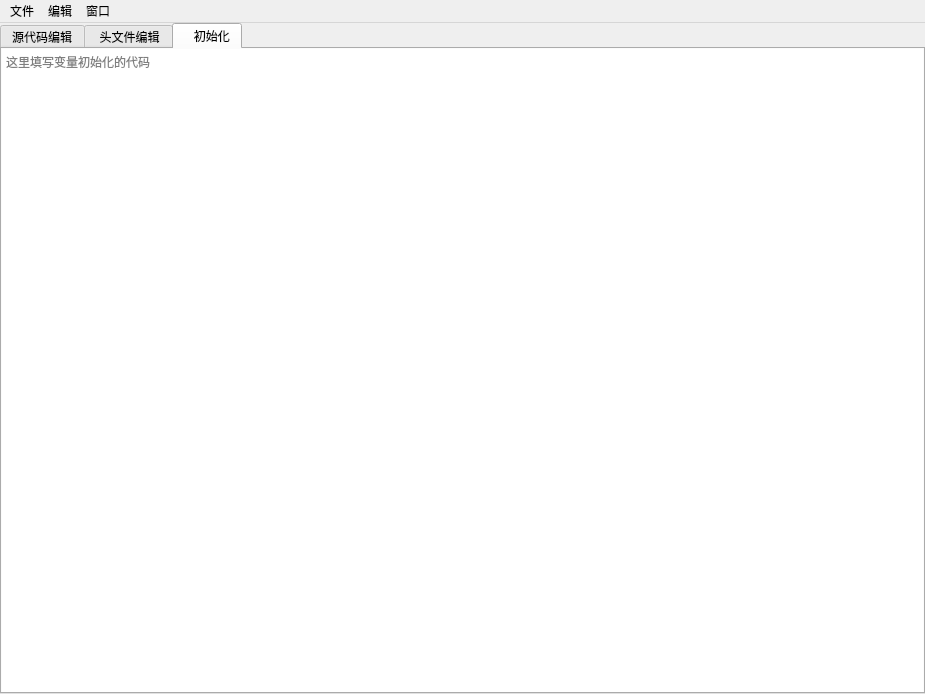
<?xml version="1.0" encoding="UTF-8"?>
<ui version="4.0">
 <class>CodeWindow</class>
 <widget class="QMainWindow" name="CodeWindow">
  <property name="geometry">
   <rect>
    <x>0</x>
    <y>0</y>
    <width>925</width>
    <height>694</height>
   </rect>
  </property>
  <property name="windowTitle">
   <string>MainWindow</string>
  </property>
  <property name="styleSheet">
   <string notr="true">border：1px solid gray;</string>
  </property>
  <widget class="QWidget" name="centralwidget">
   <layout class="QGridLayout" name="gridLayout">
    <property name="leftMargin">
     <number>0</number>
    </property>
    <property name="topMargin">
     <number>0</number>
    </property>
    <property name="rightMargin">
     <number>0</number>
    </property>
    <property name="bottomMargin">
     <number>0</number>
    </property>
    <property name="spacing">
     <number>0</number>
    </property>
    <item row="0" column="0">
     <widget class="QTabWidget" name="tabWidget">
      <property name="currentIndex">
       <number>2</number>
      </property>
      <widget class="QWidget" name="tab">
       <attribute name="title">
        <string>源代码编辑</string>
       </attribute>
       <layout class="QGridLayout" name="gridLayout_2">
        <property name="leftMargin">
         <number>0</number>
        </property>
        <property name="topMargin">
         <number>0</number>
        </property>
        <property name="rightMargin">
         <number>0</number>
        </property>
        <property name="bottomMargin">
         <number>0</number>
        </property>
        <property name="spacing">
         <number>0</number>
        </property>
        <item row="0" column="0">
         <widget class="AlgoCodeEdit" name="plainTextEdit">
          <property name="frameShape">
           <enum>QFrame::NoFrame</enum>
          </property>
          <property name="frameShadow">
           <enum>QFrame::Plain</enum>
          </property>
          <property name="lineWidth">
           <number>1</number>
          </property>
         </widget>
        </item>
       </layout>
      </widget>
      <widget class="QWidget" name="tab_2">
       <attribute name="title">
        <string> 头文件编辑</string>
       </attribute>
       <layout class="QGridLayout" name="gridLayout_3">
        <property name="leftMargin">
         <number>0</number>
        </property>
        <property name="topMargin">
         <number>0</number>
        </property>
        <property name="rightMargin">
         <number>0</number>
        </property>
        <property name="bottomMargin">
         <number>0</number>
        </property>
        <property name="spacing">
         <number>0</number>
        </property>
        <item row="0" column="0">
         <widget class="AlgoCodeEdit" name="plainTextEdit_2">
          <property name="frameShape">
           <enum>QFrame::NoFrame</enum>
          </property>
          <property name="frameShadow">
           <enum>QFrame::Plain</enum>
          </property>
          <property name="lineWidth">
           <number>1</number>
          </property>
         </widget>
        </item>
       </layout>
      </widget>
      <widget class="QWidget" name="tab_3">
       <attribute name="title">
        <string>   初始化</string>
       </attribute>
       <layout class="QGridLayout" name="gridLayout_4">
        <property name="leftMargin">
         <number>0</number>
        </property>
        <property name="topMargin">
         <number>0</number>
        </property>
        <property name="rightMargin">
         <number>0</number>
        </property>
        <property name="bottomMargin">
         <number>0</number>
        </property>
        <property name="spacing">
         <number>0</number>
        </property>
        <item row="0" column="0">
         <widget class="AlgoCodeEdit" name="plainTextEdit_3">
          <property name="frameShape">
           <enum>QFrame::NoFrame</enum>
          </property>
          <property name="frameShadow">
           <enum>QFrame::Plain</enum>
          </property>
          <property name="placeholderText">
           <string>这里填写变量初始化的代码</string>
          </property>
         </widget>
        </item>
       </layout>
      </widget>
     </widget>
    </item>
   </layout>
  </widget>
  <widget class="QMenuBar" name="menubar">
   <property name="geometry">
    <rect>
     <x>0</x>
     <y>0</y>
     <width>925</width>
     <height>22</height>
    </rect>
   </property>
   <widget class="QMenu" name="menu">
    <property name="title">
     <string>文件</string>
    </property>
    <addaction name="actionSave"/>
    <addaction name="actionSaveAs"/>
    <addaction name="actionRegenerate"/>
   </widget>
   <widget class="QMenu" name="menu_2">
    <property name="title">
     <string>编辑</string>
    </property>
    <addaction name="actionUndo"/>
    <addaction name="actionRedo"/>
   </widget>
   <widget class="QMenu" name="menu_3">
    <property name="title">
     <string>窗口</string>
    </property>
    <addaction name="actionFull"/>
   </widget>
   <addaction name="menu"/>
   <addaction name="menu_2"/>
   <addaction name="menu_3"/>
  </widget>
  <action name="actionUndo">
   <property name="icon">
    <iconset resource="../Res/res.qrc">
     <normaloff>:/img/undo.png</normaloff>:/img/undo.png</iconset>
   </property>
   <property name="text">
    <string>撤销</string>
   </property>
  </action>
  <action name="actionRedo">
   <property name="icon">
    <iconset resource="../Res/res.qrc">
     <normaloff>:/img/redo.png</normaloff>:/img/redo.png</iconset>
   </property>
   <property name="text">
    <string>恢复</string>
   </property>
  </action>
  <action name="actionSave">
   <property name="icon">
    <iconset resource="../Res/res.qrc">
     <normaloff>:/img/save-all.png</normaloff>:/img/save-all.png</iconset>
   </property>
   <property name="text">
    <string>保存</string>
   </property>
   <property name="shortcut">
    <string>Ctrl+S</string>
   </property>
  </action>
  <action name="actionSaveAs">
   <property name="icon">
    <iconset resource="../Res/res.qrc">
     <normaloff>:/img/saveas.png</normaloff>:/img/saveas.png</iconset>
   </property>
   <property name="text">
    <string>另存为</string>
   </property>
  </action>
  <action name="actionFull">
   <property name="icon">
    <iconset resource="../Res/res.qrc">
     <normaloff>:/img/full-screen.png</normaloff>:/img/full-screen.png</iconset>
   </property>
   <property name="text">
    <string>全屏</string>
   </property>
  </action>
  <action name="actionRegenerate">
   <property name="text">
    <string>重新生成代码</string>
   </property>
  </action>
 </widget>
 <customwidgets>
  <customwidget>
   <class>AlgoCodeEdit</class>
   <extends>QPlainTextEdit</extends>
   <header>algocodeedit.h</header>
  </customwidget>
 </customwidgets>
 <resources>
  <include location="../Res/res.qrc"/>
 </resources>
 <connections/>
</ui>
